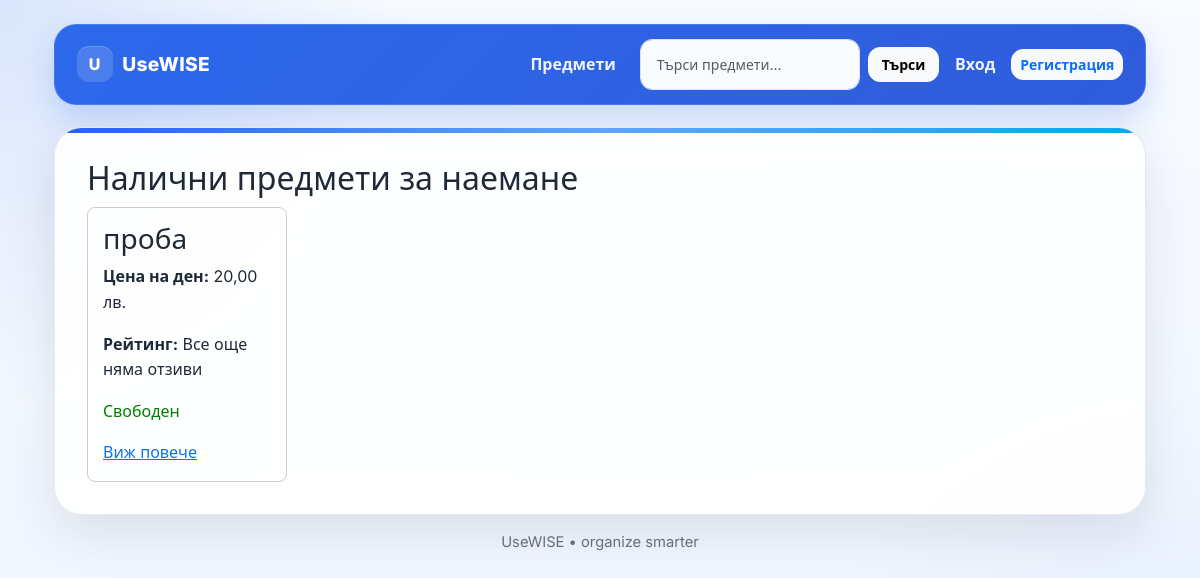
The app's page /items/ with its own data.
### items/models.py (models this page shows, shortened)
class Item(models.Model):
    owner = models.ForeignKey(settings.AUTH_USER_MODEL, on_delete=models.CASCADE)
    title = models.CharField(max_length=100)
    description = models.TextField()
    price_per_day = models.DecimalField(max_digits=6, decimal_places=2)
    image = models.ImageField(upload_to='items/')
    available = models.BooleanField(default=True)

### items/views.py (the view)
# urls.py: path('', item_list, name='item_list'),
def item_list(request):
    query = request.GET.get('q', '').strip()
    items = Item.objects.annotate(
        average_rating=Avg("reviews__rating"),
        review_count=Count("reviews"),
    )
    if query:
        items = items.filter(
            Q(title__icontains=query) | Q(description__icontains=query)
        )
    return render(request, 'item_list.html', {'items': items, 'query': query})

### items/templates/item_list.html (shortened to what this page needs)
{%extends "base.html"%}
{% block content %}
    <h2>Налични предмети за наемане</h2>
    <div style="display: flex; gap: 20px; flex-wrap: wrap;">
        {% for item in items %}
            <div style="border: 1px solid #ccc; padding: 15px; border-radius: 8px; width: 200px;">
                <h3>{{ item.title }}</h3>
                <p><strong>Цена на ден:</strong> {{ item.price_per_day }} лв.</p>
                {% if item.review_count %}
                    <p><strong>Рейтинг:</strong> {{ item.average_rating|floatformat:1 }}/5 ({{ item.review_count }} отзива)</p>
                {% else %}
                    <p><strong>Рейтинг:</strong> Все още няма отзиви</p>
                {% endif %}
                {% if item.available %}
                    <p style="color: green;">Свободен</p>
                {% else %}
                    <p style="color: red;">Зает</p>
                {% endif %}
                <a href="{% url 'item_detail' item.id %}">Виж повече</a>
            </div>
        {% empty %}
            <p>Все още няма добавени предмети.</p>
        {% endfor %}
    </div>
{% endblock %}

### templates/base.html (style rules this page uses)
:root { --primary: #2563eb; --primary-dark: #1d4ed8; --text-main: #1f2937; --text-muted: #6b7280; --border: #d6dfef; --surface: rgba(255, 255, 255, 0.9); --surface-soft: rgba(248, 251, 255, 0.94); --shadow: 0 20px 50px rgba(15, 23, 42, 0.10); --shadow-soft: 0 12px 30px rgba(37, 99, 235, 0.14); }
* { box-sizing: border-box; }
body { margin: 0; font-family: "Inter", "Segoe UI", sans-serif; color: var(--text-main); min-height: 100vh; line-height: 1.6; background: radial-gradient(circle at top left, rgba(37, 99, 235, 0.14), transparent 28%), radial-gradient(circle at bottom right, rgba(96, 165, 250, 0.12), transparent 30%), linear-gradient(180deg, #f8fbff 0%, #eef4ff 100%); }

### records on screen
Item: title "проба", price_per_day "20,00", shows "Рейтинг:", available "Свободен"
